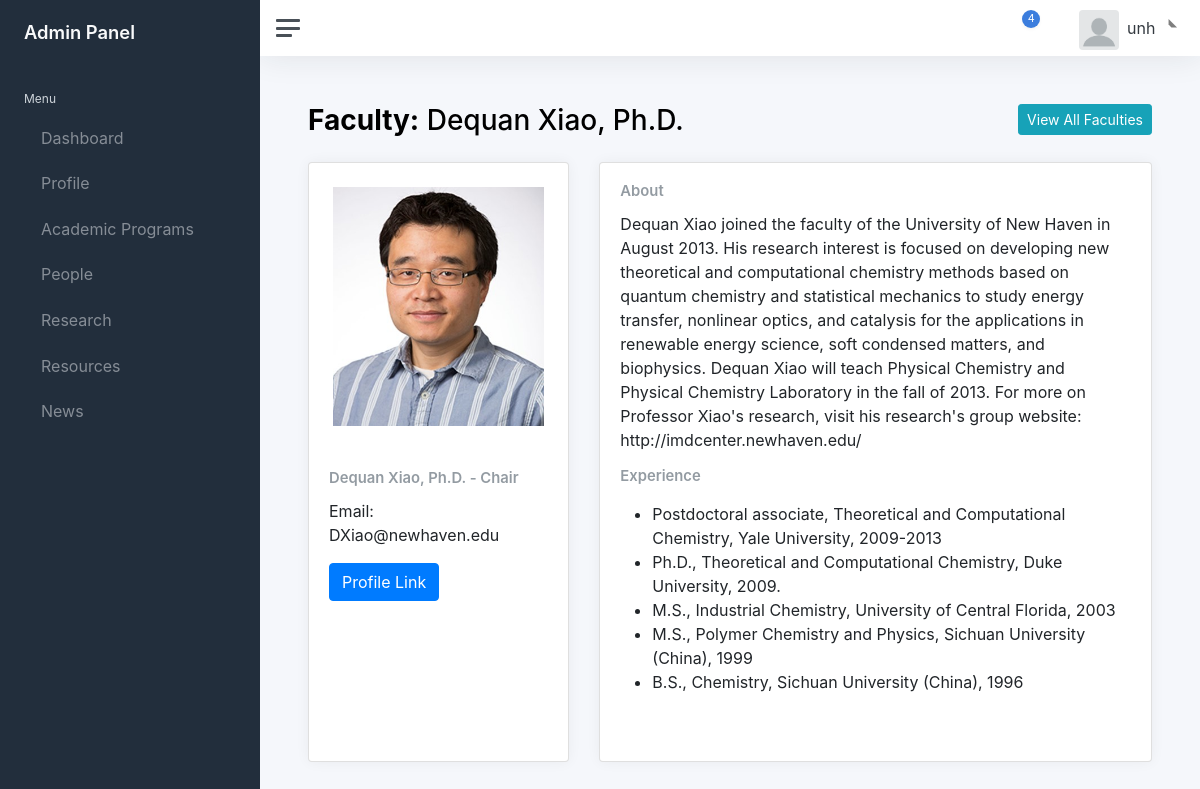
The app's page /super-admin/people/facutly/1 (signed in) with its own data.
### chemistryDept/peopleApp/models.py (models this page shows, shortened)
class faculty(models.Model) :
    name = models.TextField(max_length=100)
    faculty_image = models.ImageField(null=True, blank=True, upload_to="Images/")
    email = models.EmailField(max_length=50)
    designation = models.TextField(max_length=100)
    experience = models.TextField(max_length=100)
    about = models.TextField(max_length=500, null=True)
    url = models.TextField(max_length=100)

### chemistryDept/peopleApp/views.py (the view)
@login_required
def singleFaculty(request,id):
    faculty = all_faculty.objects.get(id=id)
    return render(request, 'peopleApp/singleFaculty.html',context={'faculty':faculty})

### chemistryDept/templates/peopleApp/singleFaculty.html (shortened to what this page needs)
{% extends "layouts/admin.html" %}
{% load static %}
{% block content %}
<main class="content">
	<div class="container-fluid p-0">
		  <div class="d-flex justify-content-between pb-2">
		  	<h1 class="h3 mb-3"><strong>Faculty:</strong> {{ faculty.name }}</h1>
        <a href="{% url 'faculty' %}"> <button  class="btn btn-sm btn-info" >View All Faculties</button></a>
		  </div>
      <div class="row">
            <div class="col-sm-4" >
              <div class="card" style="height: 600px !important">
                <img src="/media/{{ BASIC_DIR }}/{{faculty.faculty_image}}" class="card-img-top p-4" alt="...">
                <div class="card-body">
                  <h5 class="card-title">{{ faculty.name }} - {{faculty.designation}}</h5>
                  <p class="card-text">Email: {{ faculty.email }}</p>
                  <a href="{{ faculty.url }}" class="btn btn-primary" target="_blank">Profile Link</a>
                </div>
              </div>
            </div>
            <div class="col-sm-8">
              <div class="card" style="height: 600px !important">
                <div class="card-body">
                  <h5 class="card-title">About</h5>
                  <p class="card-text">{{ faculty.about }}</p>
                  <h5 class="card-title">Experience</h5>
                  <p class="card-text">{{ faculty.experience|safe }}</p>
                </div>
              </div>
            </div>
      </div>
  </div>
</main>
{% endblock %}

### chemistryDept/templates/layouts/admin.html (shortened to what this page needs)
{% load static %}
<!DOCTYPE html>
<html lang="en">
<head>
	<link href="{% static 'css/app.css' %}" rel="stylesheet">
	<link rel="stylesheet" href="https://cdn.jsdelivr.net/npm/bootstrap@4.6.2/dist/css/bootstrap.min.css" >
</head>
<body>
	<div class="wrapper">
		<nav id="sidebar" class="sidebar js-sidebar">
			<div class="sidebar-content js-simplebar">
				<a class="sidebar-brand" href="{% url 'dashboard'%}">
          <span class="align-middle">Admin Panel</span>
        </a>
				<ul class="sidebar-nav">
					<li class="sidebar-header">
						Menu
					</li>
					<li class="sidebar-item">
						<a class="sidebar-link" href="{% url 'dashboard'%}">
              				 <span class="align-middle">Dashboard</span>
            			</a>
					</li>
					<li class="sidebar-item">
						<a class="sidebar-link" href="#">
              				 <span class="align-middle">Profile</span>
						</a>
					</li>
					<li class="sidebar-item">
						<a class="sidebar-link" href="#">
              				 <span class="align-middle">Academic Programs</span>
						</a>
					</li>
					<li class="sidebar-item">
						<a class="sidebar-link" href="#" data-bs-toggle="dropdown">
              				 <span class="align-middle">People</span>
						</a>
					</li>
					<li class="sidebar-item">
						<a class="sidebar-link" href="#" data-bs-toggle="dropdown">
              				 <span class="align-middle">Research</span>
						</a>
					</li>
					<li class="sidebar-item">
						<a class="sidebar-link" href="#" data-bs-toggle="dropdown">
              				 <span class="align-middle">Resources</span>
						</a>
					</li>
					<li class="sidebar-item">
						<a class="sidebar-link" href="#">
              				 <span class="align-middle">News</span>
						</a>
					</li>
				</ul>
			</div>
		</nav>
		<div class="main">
			<nav class="navbar navbar-expand navbar-light navbar-bg">
				<a class="sidebar-toggle js-sidebar-toggle">
          <i class="hamburger align-self-center"></i>
        </a>
				<div class="navbar-collapse collapse">
					<ul class="navbar-nav navbar-align">
						<li class="nav-item dropdown">
							<a class="nav-icon dropdown-toggle" href="#" id="alertsDropdown" data-bs-toggle="dropdown">
								<div class="position-relative">
									<span class="indicator">4</span>
								</div>
							</a>
						</li>
						<li class="nav-item dropdown">
							<a class="nav-icon dropdown-toggle" href="#" id="messagesDropdown" data-bs-toggle="dropdown">
							</a>
						</li>
						<li class="nav-item dropdown">
							<a class="nav-link dropdown-toggle d-none d-sm-inline-block" href="#" data-bs-toggle="dropdown">
                <img src=
								"
								{% if userinfo == None %}
										{% static 'img/avatars/download.png' %}
								{% else %}
										/media/{{ BASIC_DIR }}/{{user_info.admin_image}}
								{% endif %}
								"
								 class="avatar img-fluid rounded me-1" alt="Charles Hall" /> <span class="text-dark">{{ user.username }}</span>
              </a>
						</li>
					</ul>
				</div>
			</nav>
		{% block content %}
    	{% endblock %}
		</div>
	</div>
</body>
</html>

### records on screen
faculty: name "Dequan Xiao, Ph.D.", faculty_image (picture), designation "Chair", email "DXiao@newhaven.edu", about "Dequan Xiao joined the faculty of the University of New Haven in August 2013. His research interest is focused on developing new theoretical and computational chemistry methods based on quantum chemistry and statistical mechanics to study energy transfer, nonlinear optics, and catalysis for the applications in renewable energy science, soft condensed matters, and biophysics. Dequan Xiao will teach Physical Chemistry and Physical Chemistry Laboratory in the fall of 2013. For more on Professor Xiao's research, visit his research's group website: http://imdcenter.newhaven.edu/", experience "Postdoctoral associate, Theoretical and Computational Chemistry, Yale University, 2009-2013 Ph.D., Theoretical and Computational Chemistry, Duke University, 2009. M.S., Industrial Chemistry, University of Central Florida, 2003 M.S., Polymer Chemistry and Physics, Sichuan University (China), 1999 B.S., Chemistry, Sichuan University (China), 1996"

### other values on screen
{{ user.username }} "unh"
